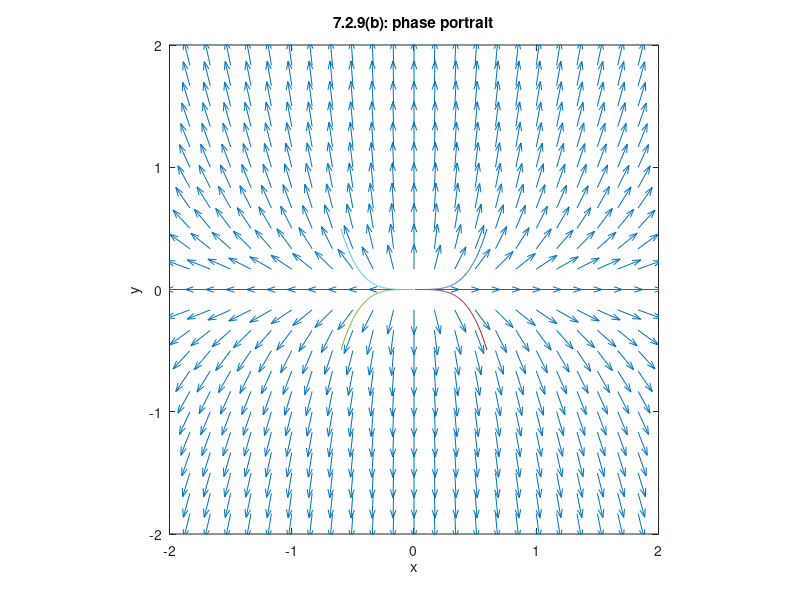
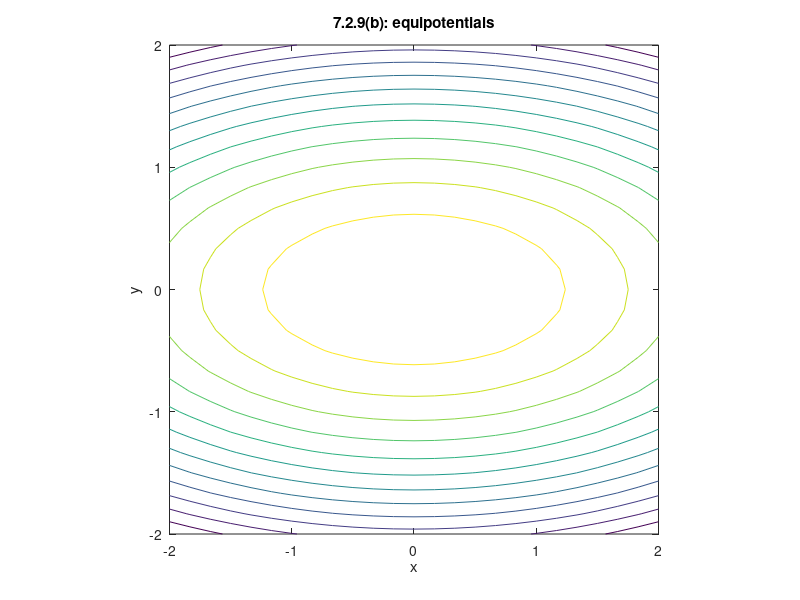
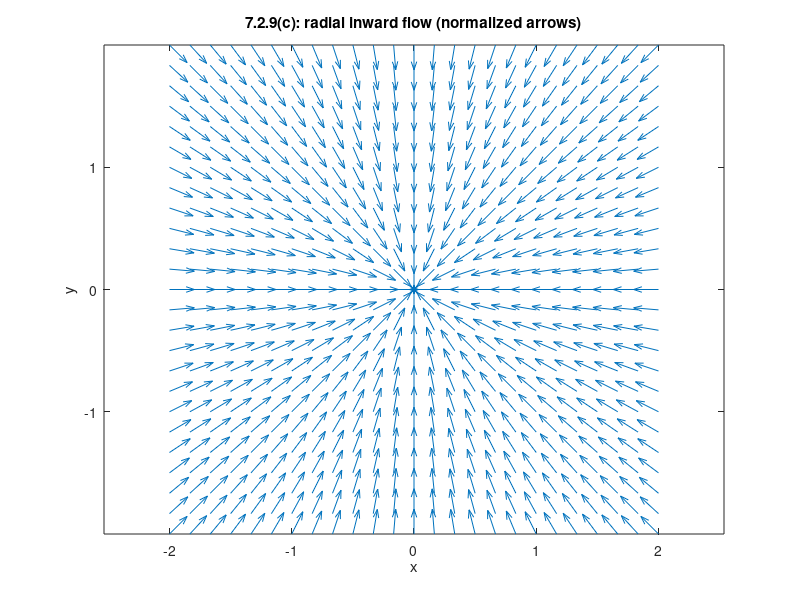
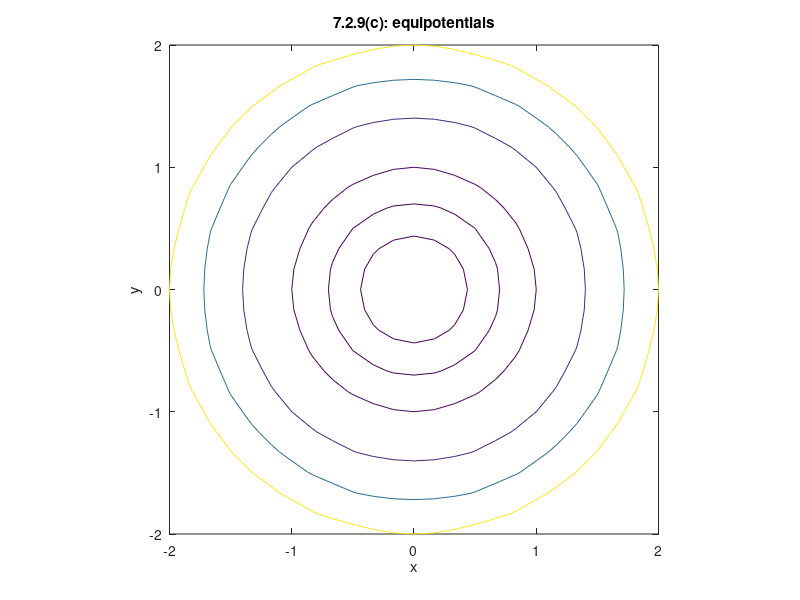

MATLAB code to generate these figures, in order:
% Problem 7.2.9: separate phase and equipotential graphs.
clear; close all;
[X,Y]=meshgrid(linspace(-2,2,25));
figure('Color','w');
U=2*X; W=8*Y; N=hypot(U,W); N(N==0)=1;
quiver(X,Y,U./N,W./N); hold on;
t=linspace(-2,.2,500);
for x0=[-.4,.4]
    for y0=[-.1,.1]
        plot(x0*exp(2*t),y0*exp(8*t));
    end
end
axis([-2 2 -2 2]); axis square; title('7.2.9(b): phase portrait'); xlabel('x'); ylabel('y');
figure('Color','w'); contour(X,Y,-X.^2-4*Y.^2,12); axis equal;
title('7.2.9(b): equipotentials'); xlabel('x'); ylabel('y');
figure('Color','w'); N=hypot(X,Y); N(N==0)=1;
quiver(X,Y,-X./N,-Y./N); axis equal;
title('7.2.9(c): radial inward flow (normalized arrows)'); xlabel('x'); ylabel('y');
figure('Color','w'); contour(X,Y,exp(X.^2+Y.^2),exp([.2,.5,1,2,3,4])); axis equal;
title('7.2.9(c): equipotentials'); xlabel('x'); ylabel('y');
